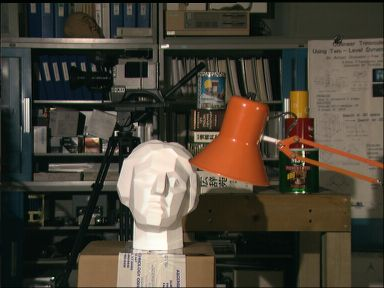
#> input picture computer-vision/data/assignment_2/first_image.jpg, 384 x 288 px, found by its file name
$ python assignment_2.py
#> lines starting #> are read from the running program, lines starting #| are printed output that depends on the picture
import cv2
import numpy as np
import matplotlib.pyplot as plt
from pathlib import Path

# -----------------------------------------------------------
# Paths
# -----------------------------------------------------------

IMG1_PATH = Path("data/assignment_2/first_image.jpg")
IMG2_PATH = Path("data/assignment_2/second_image.jpg")

# -----------------------------------------------------------
# Load images
# -----------------------------------------------------------

img1 = cv2.imread(str(IMG1_PATH), cv2.IMREAD_GRAYSCALE)
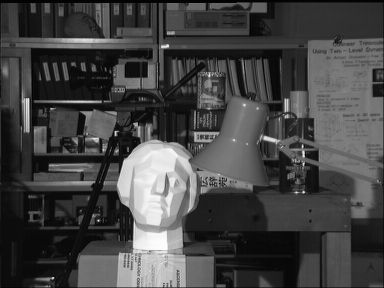
#> img1: shape (288, 384); min 0, max 255, mean 68.3
img2 = cv2.imread(str(IMG2_PATH), cv2.IMREAD_GRAYSCALE)
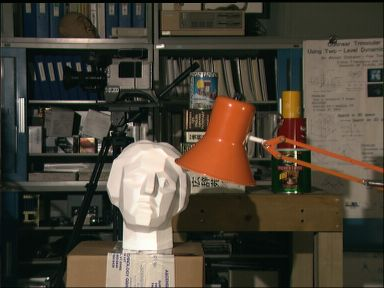
#> input picture computer-vision/data/assignment_2/second_image.jpg, 384 x 288 px, found by its file name
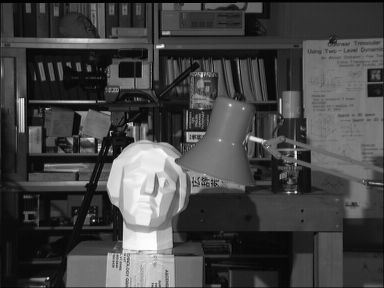
#> img2: shape (288, 384); min 0, max 255, mean 68.7

if img1 is None or img2 is None:
    raise FileNotFoundError("Could not load images")

# -----------------------------------------------------------
# EX 4.2 — SIFT keypoints + descriptors
# -----------------------------------------------------------

sift = cv2.SIFT_create()

kp1, des1 = sift.detectAndCompute(img1, None)
#> kp1 = 784 keypoints; strongest (x, y, size): (154, 178, 46.9), (167, 46, 2.7), (115, 134, 1.9), (266, 138, 3.5)
kp2, des2 = sift.detectAndCompute(img2, None)
#> kp2 = 756 keypoints; strongest (x, y, size): (143, 178, 47.4), (162, 46, 2.8), (295, 153, 1.9), (21, 102, 5.6)

print("Image1 keypoints:", len(kp1))
#| Image1 keypoints: 784
print("Image2 keypoints:", len(kp2))
#| Image2 keypoints: 756

# -----------------------------------------------------------
# Visualize keypoints
# -----------------------------------------------------------

img1_kp = cv2.drawKeypoints(
    img1, kp1, None, flags=cv2.DRAW_MATCHES_FLAGS_DRAW_RICH_KEYPOINTS
)
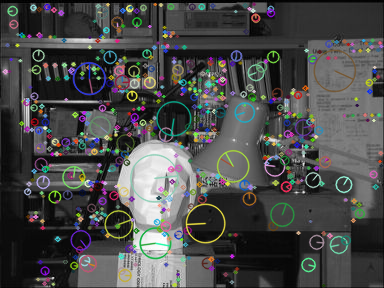
#> img1_kp: shape (288, 384, 3); mean of channels 0, 1, 2 73.9, 74.6, 73.9; drawn as B, G, R

img2_kp = cv2.drawKeypoints(
    img2, kp2, None, flags=cv2.DRAW_MATCHES_FLAGS_DRAW_RICH_KEYPOINTS
)
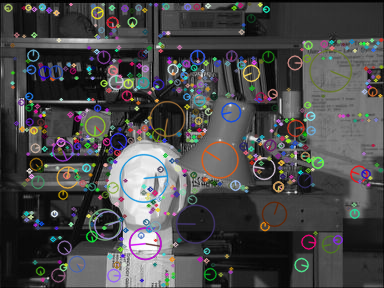
#> img2_kp: shape (288, 384, 3); mean of channels 0, 1, 2 74, 73.7, 74; drawn as B, G, R

plt.figure(figsize=(12, 5))

plt.subplot(1, 2, 1)
plt.title("Keypoints Image 1")
plt.imshow(img1_kp, cmap="gray")

plt.subplot(1, 2, 2)
plt.title("Keypoints Image 2")
plt.imshow(img2_kp, cmap="gray")

plt.show()

# -----------------------------------------------------------
# EX 4.4 — Feature Matching
# -----------------------------------------------------------

bf = cv2.BFMatcher(cv2.NORM_L2)

matches = bf.knnMatch(des1, des2, k=2)
#> matches = 784 matches

good_matches = []

for m, n in matches:
    if m.distance < 0.75 * n.distance:
        good_matches.append(m)
#> after the loop, good_matches = 408 matches

print("Total matches:", len(matches))
#| Total matches: 784
print("Good matches:", len(good_matches))
#| Good matches: 408

# -----------------------------------------------------------
# Draw matches
# -----------------------------------------------------------

matched_img = cv2.drawMatches(
    img1,
    kp1,
    img2,
    kp2,
    good_matches,
    None,
    flags=cv2.DrawMatchesFlags_NOT_DRAW_SINGLE_POINTS,
)
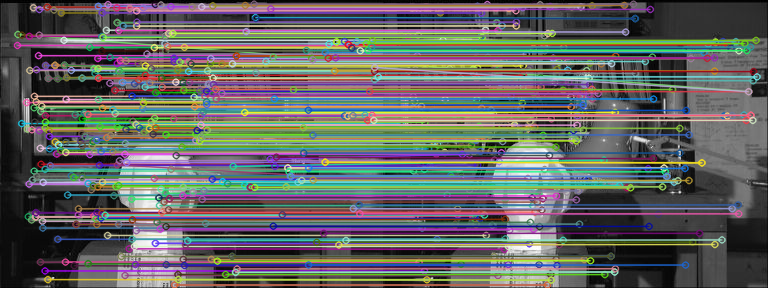
#> matched_img: shape (288, 768, 3); mean of channels 0, 1, 2 98.8, 100.6, 99.9; drawn as B, G, R

plt.figure(figsize=(12, 6))
plt.title("SIFT Feature Matches")
plt.imshow(matched_img)
plt.axis("off")
plt.show()

import numpy as np
import cv2

# -----------------------------------------------------------
# 8 Point Algorithm
# -----------------------------------------------------------


def compute_fundamental_matrix(pts1, pts2):

    n = pts1.shape[0]

    A = []

    for i in range(n):
        x, y = pts1[i]
        xp, yp = pts2[i]

        A.append([x * xp, x * yp, x, y * xp, y * yp, y, xp, yp, 1])

    A = np.array(A)

    # Solve Af = 0 using SVD
#> (the run stopped early here; a loop or call above may not have finished)
